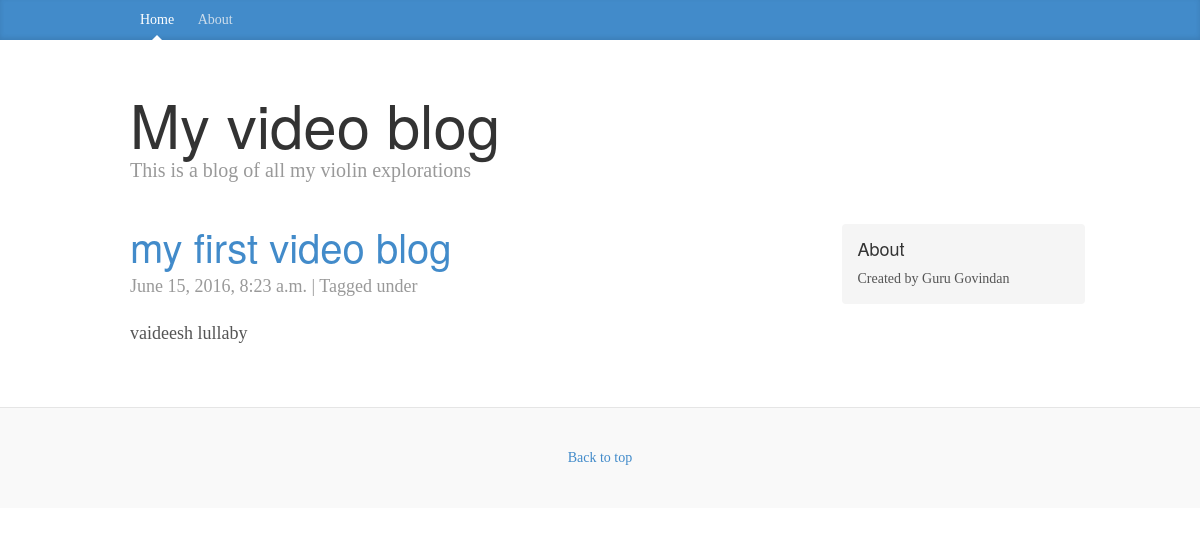
The page /entry/my-first-video-blog on the database as committed earlier.
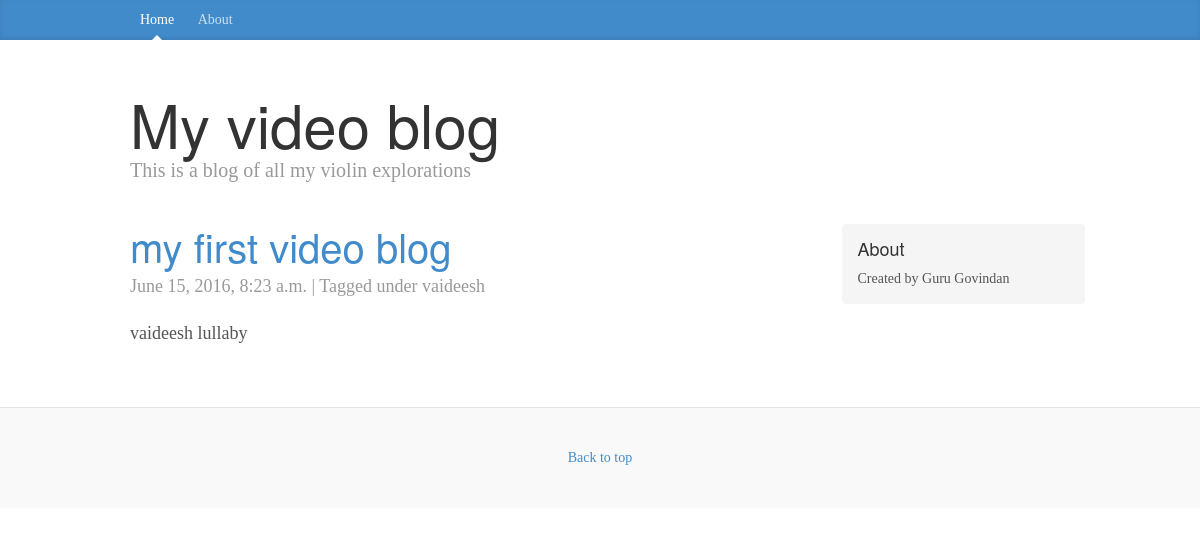
The same page on the database as committed later.
### vblog/models.py (models this page shows, shortened)
class Entry(models.Model):
    title = models.CharField(max_length=200)
    video = EmbedVideoField(default="")
    body = models.TextField()
    slug = models.SlugField(max_length=200, unique=True)
    publish = models.BooleanField(default=False)
    created = models.DateTimeField(auto_now_add=True)
    modified = models.DateTimeField(auto_now=True)
    tags = models.ManyToManyField(Tag)
    entry_id = models.UUIDField(default=uuid.uuid4, editable=False)
    objects = EntryQuerySet.as_manager()
    class Meta:
        verbose_name = "Blog Entry"
        verbose_name_plural = "Blog Entries"
        ordering = ["-created"]

class Tag(models.Model):
    slug = models.SlugField(max_length=200, unique=True)
    def __str__(self):
        return self.slug

### vblog/views.py (the view)
# urls.py: url(r'^entry/(?P<slug>\S+)$', views.VBlogDetail.as_view(), name="entry_detail"),
class VBlogDetail(generic.DetailView):
    model = models.Entry
    template_name = "post.html"

### templates/post.html
{% extends "base.html" %}
{% load django_markdown %}
{% block blog_entries %}
  <div class="post">
    <h2><a href="{% url "entry_detail" slug=object.slug %}">{{ object.title }}</a></h2>
    <p class="meta">
      {{ object.created }} |
      Tagged under {{  object.tags.all|join:", " }}
    </p>
    {{ object.body|markdown }}
  </div>
{% endblock %}

### templates/base.html (shortened to what this page needs)
{% load staticfiles %}
<!DOCTYPE html>
<html lang="en">
  <head>
    <link href="{% static "css/bootstrap.min.css" %}" rel="stylesheet">
    <link href="{% static "css/blog.css" %}" rel="stylesheet">
  </head>
  <body>
    <div class="blog-masthead">
      <div class="container">
        <nav class="blog-nav">
          <a class="blog-nav-item active" href="{% url "index" %}">Home</a>
          <a class="blog-nav-item" href="#">About</a>
        </nav>
      </div>
    </div>
    <div class="container">
      <div class="blog-header">
        <h1 class="blog-title">My video blog</h1>
        <p class="lead blog-description">This is a blog of all my violin explorations</p>
      </div>
      <div class="row">
        <div class="col-sm-8 blog-main">
          {% block blog_entries %} {% endblock %}
        </div>
        <div class="col-sm-3 col-sm-offset-1 blog-sidebar">
          <div class="sidebar-module sidebar-module-inset">
            <h4>About</h4>
            <p>Created by Guru Govindan</p>
          </div>
        </div>
      </div>
    </div>
    <div class="blog-footer">
      <p>
        <a href="#">Back to top</a>
      </p>
    </div>
  </body>
</html>

### static/css/blog.css (style rules this page uses)
body { font-family: Georgia, "Times New Roman", Times, serif; color: #555; }
h1, .h1, h2, .h2, h3, .h3, h4, .h4, h5, .h5, h6, .h6 { margin-top: 0; font-family: "Helvetica Neue", Helvetica, Arial, sans-serif; font-weight: normal; color: #333; }
@media (min-width: 1200px) { .container { width: 970px; } }
.blog-masthead { background-color: #428bca; -webkit-box-shadow: inset 0 -2px 5px rgba(0,0,0,.1); box-shadow: inset 0 -2px 5px rgba(0,0,0,.1); }
.blog-nav-item { position: relative; display: inline-block; padding: 10px; font-weight: 500; color: #cdddeb; }
.blog-nav .active { color: #fff; }
.blog-nav .active:after { position: absolute; bottom: 0; left: 50%; width: 0; height: 0; margin-left: -5px; vertical-align: middle; content: " "; border-right: 5px solid transparent; border-bottom: 5px solid; border-left: 5px solid transparent; }
.blog-header { padding-top: 20px; padding-bottom: 20px; }
.blog-title { margin-top: 30px; margin-bottom: 0; font-size: 60px; font-weight: normal; }
.blog-description { font-size: 20px; color: #999; }
.blog-main { font-size: 18px; line-height: 1.5; }
.sidebar-module { padding: 15px; margin: 0 -15px 15px; }
.sidebar-module-inset { padding: 15px; background-color: #f5f5f5; border-radius: 4px; }
.sidebar-module-inset p:last-child, .sidebar-module-inset ul:last-child, .sidebar-module-inset ol:last-child { margin-bottom: 0; }
.post { margin-bottom: 60px; }
div.post h2:first-child { margin-bottom: 5px; font-size: 40px; }
.meta { margin-bottom: 20px; color: #999; }
.blog-footer { padding: 40px 0; color: #999; text-align: center; background-color: #f9f9f9; border-top: 1px solid #e5e5e5; }
.blog-footer p:last-child { margin-bottom: 0; }

Rows that differ between the two databases and show on the page:
changed Entry "my first video blog": tags.all (not shown) → "vaideesh"
